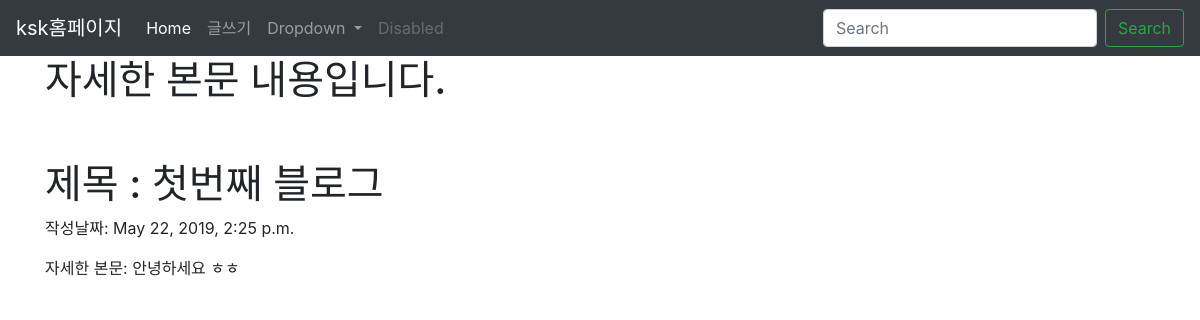
The page /blog/1 on the database its author committed.
### blog/models.py (models this page shows, shortened)
class Blog(models.Model):
    title = models.CharField(max_length=200)
    pub_date = models.DateTimeField('date published')
    body = models.TextField()

### blog/views.py (the view)
# urls.py: path('<int:blog_id>', views.detail, name="detail"),
def detail(request, blog_id):
    blog_detail = get_object_or_404(Blog, pk=blog_id)
    return render(request, 'detail.html', {"blog":blog_detail})

### blog/templates/detail.html
{% extends 'base.html' %}
{% block contents %}
<body>
    <div class="container">
        <h1>자세한 본문 내용입니다.</h1>
        <br><br>
        <h1>제목 : {{blog.title}} </h1>
        <P> 작성날짜: {{blog.pub_date}} </P>
        <p> 자세한 본문: {{blog.body}} </p>
    </div>
</body>
{% endblock %}

### rows shown on the page
Blog: title "첫번째 블로그", pub_date "May 22, 2019, 2:25 p.m.", body "안녕하세요 ㅎㅎ"
